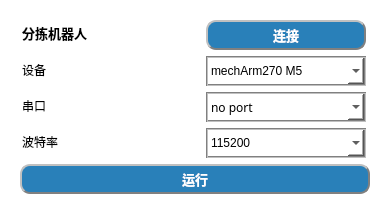
   <widget class="QFrame" name="frame_4">
    <property name="geometry">
     <rect>
      <x>20</x>
      <y>490</y>
      <width>391</width>
      <height>221</height>
     </rect>
    </property>
    <property name="autoFillBackground">
     <bool>false</bool>
    </property>
    <property name="styleSheet">
     <string notr="true">background-color: rgb(255, 255, 255);
border-style:outset;
border-radius:10px;</string>
    </property>
    <property name="frameShape">
     <enum>QFrame::StyledPanel</enum>
    </property>
    <property name="frameShadow">
     <enum>QFrame::Raised</enum>
    </property>
    <widget class="QWidget" name="formLayoutWidget_3">
     <property name="geometry">
      <rect>
       <x>20</x>
       <y>20</y>
       <width>351</width>
       <height>183</height>
      </rect>
     </property>
     <layout class="QFormLayout" name="formLayout_6">
      <item row="0" column="0">
       <widget class="QLineEdit" name="lineEdit_7">
        <property name="minimumSize">
         <size>
          <width>180</width>
          <height>30</height>
         </size>
        </property>
        <property name="maximumSize">
         <size>
          <width>150</width>
          <height>30</height>
         </size>
        </property>
        <property name="font">
         <font>
          <family>微软雅黑</family>
          <pointsize>10</pointsize>
          <weight>75</weight>
          <italic>false</italic>
          <bold>true</bold>
          <kerning>false</kerning>
         </font>
        </property>
        <property name="styleSheet">
         <string notr="true">color: rgb(0, 0, 0);</string>
        </property>
        <property name="text">
         <string notr="true">分拣机器人</string>
        </property>
        <property name="maxLength">
         <number>80</number>
        </property>
        <property name="frame">
         <bool>false</bool>
        </property>
        <property name="dragEnabled">
         <bool>false</bool>
        </property>
        <property name="readOnly">
         <bool>true</bool>
        </property>
       </widget>
      </item>
      <item row="0" column="1">
       <widget class="QPushButton" name="pushButton_R2Connect">
        <property name="minimumSize">
         <size>
          <width>160</width>
          <height>30</height>
         </size>
        </property>
        <property name="maximumSize">
         <size>
          <width>160</width>
          <height>30</height>
         </size>
        </property>
        <property name="font">
         <font>
          <family>微软雅黑</family>
          <pointsize>10</pointsize>
          <weight>75</weight>
          <bold>true</bold>
         </font>
        </property>
        <property name="layoutDirection">
         <enum>Qt::RightToLeft</enum>
        </property>
        <property name="autoFillBackground">
         <bool>false</bool>
        </property>
        <property name="styleSheet">
         <string notr="true">background-color:rgb(41, 128, 185);
color: rgb(255, 255, 255);
border-radius:10px;
border:2px groove gray;
border-style:outset;</string>
        </property>
        <property name="text">
         <string>连接</string>
        </property>
        <property name="iconSize">
         <size>
          <width>40</width>
          <height>30</height>
         </size>
        </property>
        <property name="autoDefault">
         <bool>false</bool>
        </property>
        <property name="flat">
         <bool>false</bool>
        </property>
       </widget>
      </item>
      <item row="1" column="0">
       <widget class="QLineEdit" name="lineEdit_9">
        <property name="minimumSize">
         <size>
          <width>160</width>
          <height>30</height>
         </size>
        </property>
        <property name="maximumSize">
         <size>
          <width>160</width>
          <height>30</height>
         </size>
        </property>
        <property name="font">
         <font>
          <family>宋体</family>
          <pointsize>9</pointsize>
          <weight>50</weight>
          <bold>false</bold>
         </font>
        </property>
        <property name="styleSheet">
         <string notr="true">color: rgb(0, 0, 0);</string>
        </property>
        <property name="text">
         <string>设备</string>
        </property>
        <property name="frame">
         <bool>false</bool>
        </property>
       </widget>
      </item>
      <item row="1" column="1">
       <widget class="QComboBox" name="comboBox_R2device">
        <property name="enabled">
         <bool>true</bool>
        </property>
        <property name="minimumSize">
         <size>
          <width>150</width>
          <height>30</height>
         </size>
        </property>
        <property name="maximumSize">
         <size>
          <width>160</width>
          <height>30</height>
         </size>
        </property>
        <property name="baseSize">
         <size>
          <width>170</width>
          <height>20</height>
         </size>
        </property>
        <property name="layoutDirection">
         <enum>Qt::LeftToRight</enum>
        </property>
        <property name="styleSheet">
         <string notr="true">color: rgb(0, 0, 0);
border-style:inset;
border:2px groove gray;
border-radius:0px;</string>
        </property>
        <item>
         <property name="text">
          <string>mechArm270 M5</string>
         </property>
        </item>
       </widget>
      </item>
      <item row="2" column="0">
       <widget class="QLineEdit" name="lineEdit_8">
        <property name="minimumSize">
         <size>
          <width>160</width>
          <height>30</height>
         </size>
        </property>
        <property name="maximumSize">
         <size>
          <width>160</width>
          <height>30</height>
         </size>
        </property>
        <property name="font">
         <font>
          <family>宋体</family>
          <pointsize>9</pointsize>
          <weight>50</weight>
          <bold>false</bold>
         </font>
        </property>
        <property name="styleSheet">
         <string notr="true">color: rgb(0, 0, 0);</string>
        </property>
        <property name="text">
         <string>串口</string>
        </property>
        <property name="frame">
         <bool>false</bool>
        </property>
       </widget>
      </item>
      <item row="3" column="0">
       <widget class="QLineEdit" name="lineEdit_10">
        <property name="minimumSize">
         <size>
          <width>160</width>
          <height>30</height>
         </size>
        </property>
        <property name="maximumSize">
         <size>
          <width>160</width>
          <height>30</height>
         </size>
        </property>
        <property name="font">
         <font>
          <family>宋体</family>
          <pointsize>9</pointsize>
          <weight>50</weight>
          <bold>false</bold>
         </font>
        </property>
        <property name="styleSheet">
         <string notr="true">color: rgb(0, 0, 0);</string>
        </property>
        <property name="text">
         <string>波特率</string>
        </property>
        <property name="frame">
         <bool>false</bool>
        </property>
       </widget>
      </item>
      <item row="3" column="1">
       <widget class="QComboBox" name="comboBox_R2baud">
        <property name="minimumSize">
         <size>
          <width>150</width>
          <height>30</height>
         </size>
        </property>
        <property name="maximumSize">
         <size>
          <width>160</width>
          <height>30</height>
         </size>
        </property>
        <property name="styleSheet">
         <string notr="true">color: rgb(0, 0, 0);
border-style:inset;
border:2px groove gray;
border-radius:0px;</string>
        </property>
        <item>
         <property name="text">
          <string>115200</string>
         </property>
        </item>
        <item>
         <property name="text">
          <string>1000000</string>
         </property>
        </item>
       </widget>
      </item>
      <item row="4" column="0" colspan="2">
       <widget class="QPushButton" name="pushButton_R2run">
        <property name="minimumSize">
         <size>
          <width>310</width>
          <height>30</height>
         </size>
        </property>
        <property name="maximumSize">
         <size>
          <width>350</width>
          <height>30</height>
         </size>
        </property>
        <property name="font">
         <font>
          <family>微软雅黑</family>
          <pointsize>10</pointsize>
          <weight>75</weight>
          <bold>true</bold>
         </font>
        </property>
        <property name="layoutDirection">
         <enum>Qt::LeftToRight</enum>
        </property>
        <property name="autoFillBackground">
         <bool>false</bool>
        </property>
        <property name="styleSheet">
         <string notr="true">background-color: rgb(41, 128, 185);
color: rgb(255, 255, 255);
border-radius:10px;
border:2px groove gray;
border-style:outset;</string>
        </property>
        <property name="text">
         <string>运行</string>
        </property>
       </widget>
      </item>
      <item row="2" column="1">
       <widget class="QComboBox" name="comboBox_R2port">
        <property name="enabled">
         <bool>true</bool>
        </property>
        <property name="minimumSize">
         <size>
          <width>150</width>
          <height>30</height>
         </size>
        </property>
        <property name="maximumSize">
         <size>
          <width>160</width>
          <height>30</height>
         </size>
        </property>
        <property name="baseSize">
         <size>
          <width>120</width>
          <height>20</height>
         </size>
        </property>
        <property name="font">
         <font>
          <family>宋体</family>
          <pointsize>9</pointsize>
          <weight>50</weight>
          <bold>false</bold>
         </font>
        </property>
        <property name="styleSheet">
         <string notr="true">color: rgb(0, 0, 0);
border-style:inset;
border:2px groove gray;
border-radius:0px;</string>
        </property>
        <property name="iconSize">
         <size>
          <width>40</width>
          <height>20</height>
         </size>
        </property>
        <item>
         <property name="text">
          <string>no port</string>
         </property>
        </item>
       </widget>
      </item>
     </layout>
    </widget>
   </widget>
